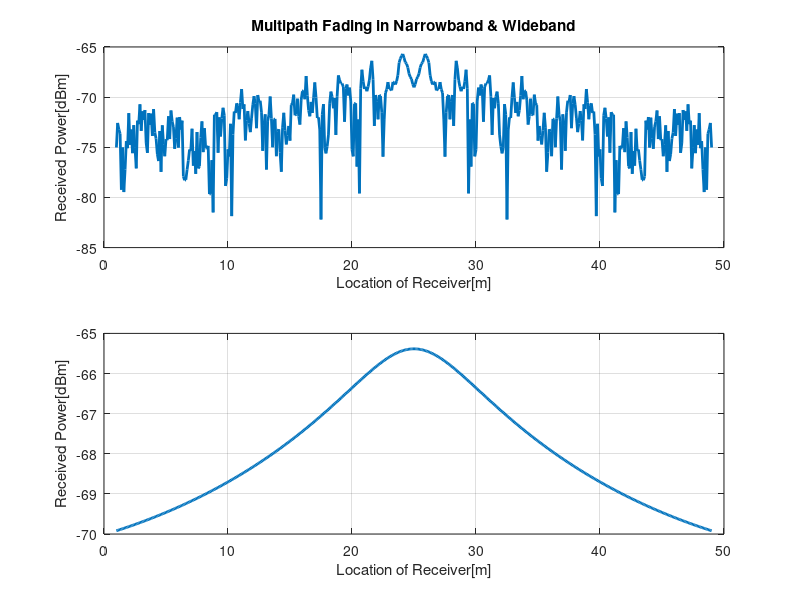
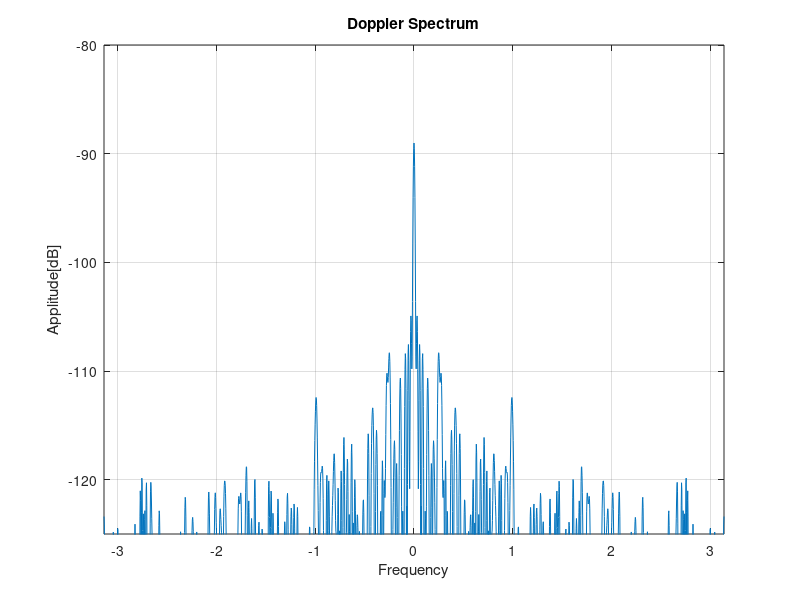
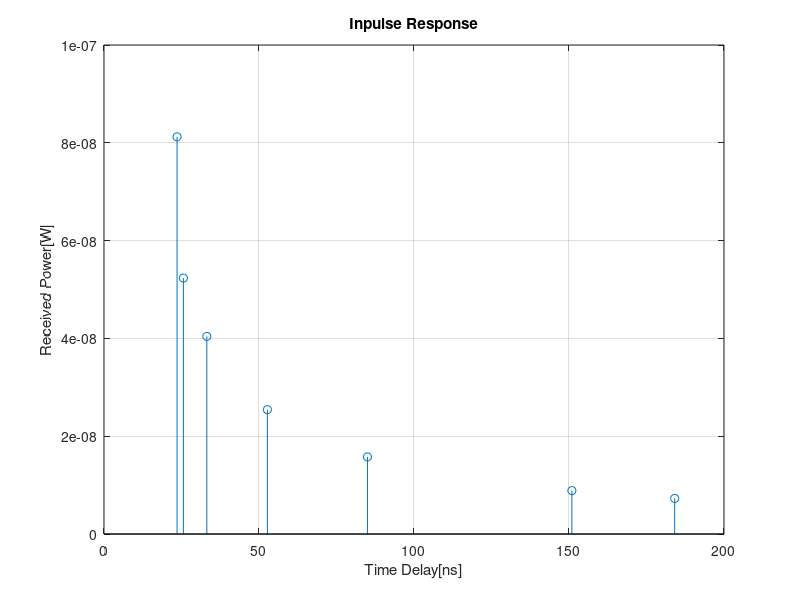
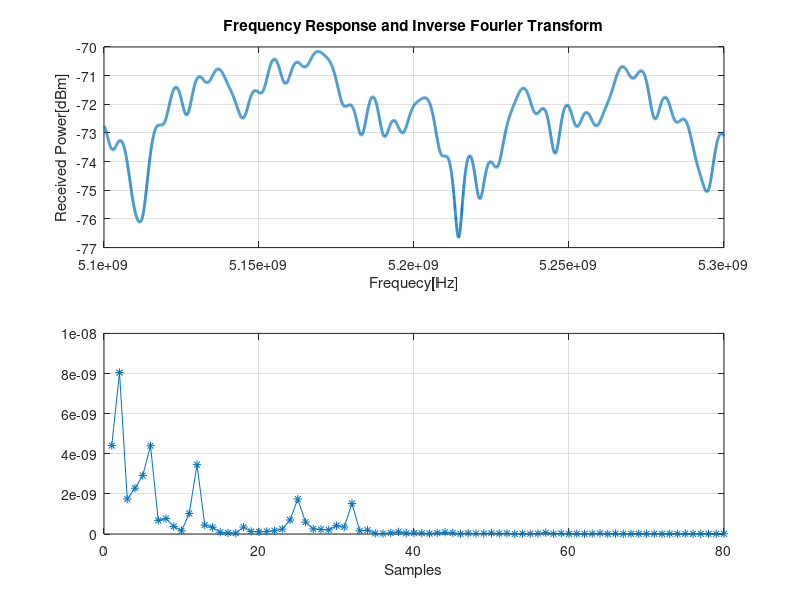

MATLAB code for these plots, in order:
%% This is sample code for ECE 506 project 1
%% Start from Part II
clear all; close all;
f=2.4e9;
c=3e8;

% coordinate of transmitter and receiver
xt=25;
yt=10;

xr=1:0.1:49;
yr=5;

% path length of 7 paths
d1=sqrt((xt-xr).^2+(yt-yr)^2);
d2=sqrt((100-xt-xr).^2+(yt-yr)^2);
d3=sqrt((xt-xr).^2+(yt+yr)^2);
d4=sqrt((xt+xr).^2+(yt-yr)^2);
d5=sqrt((xt-xr).^2+(40-yt-yr)^2);
d6=sqrt((xt-xr).^2+(yt-yr)^2+9);
d7=sqrt((xt-xr).^2+(yt-yr)^2+49);
d=[d1;d2;d3;d4;d5;d6;d7];

% phase
phi1=2*pi*f*d1./c;
phi2=2*pi*f*d2./c+pi;
phi3=2*pi*f*d3./c+pi;
phi4=2*pi*f*d4./c+pi;
phi5=2*pi*f*d5./c+pi;
phi6=2*pi*f*d6./c+pi;
phi7=2*pi*f*d7./c+pi;

% delay
t1=d1./c.*1e9;
t2=d2./c.*1e9;
t3=d3./c.*1e9;
t4=d4./c.*1e9;
t5=d5./c.*1e9;
t6=d6./c.*1e9;
t7=d7./c.*1e9;

% amplitude
a0=sqrt(c./((4.*pi.*f).^2));
a1=a0./d1.*exp(1i.*phi1);
a2=0.7.*a0./d2.*exp(1i.*phi2);
a3=0.7.*a0./d3.*exp(1i.*phi3);
a4=0.7.*a0./d4.*exp(1i.*phi4);
a5=0.7.*a0./d5.*exp(1i.*phi5);
a6=0.7.*a0./d6.*exp(1i.*phi6);
a7=0.7.*a0./d7.*exp(1i.*phi7);

% Total Power (Narrowband & Wideband)
a_na=abs(a1+a2+a3+a4+a5+a6+a7); % narrow
a_wi=abs(a1)+abs(a2)+abs(a3)+abs(a4)+abs(a5)+abs(a6)+abs(a7); % wide band
figure(1)
subplot(2,1,1)
plot(xr,10*log10(a_na),'LineWidth',2);
grid on
xlabel('Location of Receiver[m]')
ylabel('Received Power[dBm]')
title('Multipath Fading in Narrowband & Wideband')
subplot(2,1,2)
plot(xr,10*log10(a_wi),'LineWidth',2);
grid on
xlabel('Location of Receiver[m]')
ylabel('Received Power[dBm]')

% Doppler Spectrum Using RT Results
figure(2)
w=-pi:pi/1000:pi;
X=zeros(1,length(w));
l1=length(a_na);
for i=1:length(w)
    for j=1:l1
    X(i)=X(i)+a_na(j).*exp(-1i*w(i)*j); % Discrete Time Fourier Transform
    end
end
plot(w,10*log10(abs(X).^2));
grid on
axis([-pi pi -125 -80])
title('Doppler Spectrum')
ylabel('Applitude[dB]')
xlabel('Frequency')

% Impulse Response of Multipath
figure(3)
index1=find(xr==30); % find index when receiver is at(25.9)
t_imp=[t1(index1) t2(index1) t3(index1) t4(index1) t5(index1) t6(index1) t7(index1)];
a_imp=abs([a1(index1) a2(index1) a3(index1) a4(index1) a5(index1) a6(index1) a7(index1)]);
stem(t_imp,a_imp);
grid on
title('Inpulse Response')
xlabel('Time Delay[ns]')
ylabel('Received Power[W]')

% inverse Fourier Transform
% coordinate of transmitter and receiver
f2=5.1e9:25e3:5.3e9;
l2=length(f2);

d_f=d(:,index1)';
l3=length(d_f);

phi_f=zeros(l2,l3);
phi_f(:,1)=(2*pi*f2'*d_f(1)./c);
phi_f(:,2:l3)=(2*pi*f2'*d_f(2:l3)./c+pi);

a_f=zeros(l2,l3);
a0_f=sqrt(c./((4.*pi.*f2').^2));
a_f(:,1)=a0_f./d_f(1).*exp(1i.*phi_f(:,1));
a_f(:,2:7)=0.7.*repmat(a0_f,[1,l3-1]).*exp(1i.*phi_f(:,2:l3))./repmat(d_f(2:l3),[l2,1]);
a_sum=abs(sum(a_f,2));
a_dB=10*log10(abs(sum(a_f,2)));
figure(4)
subplot(2,1,1)
plot(f2,a_dB,'LineWidth',2);
grid on
title('Frequency Response and Inverse Fourier Transform')
xlabel('Frequecy[Hz]')
ylabel('Received Power[dBm]')
x=zeros(1,80);
for i=1:1:80
    for j=1:1:l2
        x(i)=x(i)+(1/l2*a_sum(j)*exp(2*pi*1i*(j-1)*i/l2));
    end
end
subplot(2,1,2)
plot(abs(x),'-*');
grid on
xlabel('Samples')
% % ylabel('Magnitude')

% Narrowband Power vs Distance in meters
figure(5)
subplot(1,1,1)
plot(a_na,'LineWidth',2);
plot(d1,'LineWidth',2);
hold on
plot(d2,'LineWidth',2);
hold on
plot(d3,'LineWidth', 2);
hold on
plot(d4,'LineWidth', 2);
hold on
plot(d5,'LineWidth', 2);
hold on
plot(d6,'LineWidth', 2);
hold on
plot(d7,'LineWidth', 2);
hold off
grid on
title ('Narrowband Power vs Distance')
xlabel('NB Power[dBm]')
ylabel('Distance[m]')

r1=round(d1)
r2=round(d2)
r3=round(d3)
r4=round(d4)
r5=round(d5)
r6=round(d6)
r7=round(d7)

m1=max(r1(1,:));
m2=max(r2(1,:)); 
m3=max(r3(1,:)); 
m4=max(r4(1,:)); 
m5=max(r5(1,:)); 
m6=max(r6(1,:)); 
m7=max(r7(1,:)); 

% variance of shadowing fading
% e1=estimate(m1);
% e2=estimate(m2);
% e3=estimate(m3);
% e4=estimate(m4);
% e5=estimate(m5);
% e6=estimate(m6);
% e7=estimate(m7);


% mean of varience
figure(6)
array_d = [m1, m2, m3, m4, m5, m6, m7];
array_f = [5, 10, 15, 20, 25, 30, 35];

% plot(a_na,'LineWidth',2);
plot(array_d, 'LineWidth', 2);
hold on
plot(array_f,'LineWidth',2);
hold off
grid on
title ('Power and Shadow Fading')
xlabel('NB Power[dBm]')
ylabel('Shadow Fading')
% plot(V, 'LineWidth',2)
% hold off
% plot(e2,'LineWidth', 2);
% hold on
% plot(e3,'LineWidth', 2);
% hold on
% plot(e4,'LineWidth', 2);
% hold on
% plot(e5,'LineWidth', 2);
% hold on
% plot(e6,'LineWidth', 2);
% hold on
% plot(e7,'LineWidth', 2);
% hold off


% %TODO
% function est = estimate(e)
%         if e < 5
%             est = 5
%         end
%         if e > 5 
%             if e < 10
%                 est = 10
%             end
%         end
%         if e > 10 
%             if e < 30
%                 est = 30
%             end
%         end
%         if e > 30
%             if e < 50
%                 est = 41
%             end
%         end
%         if e > 50
%                 est = 71
%         end
% end




